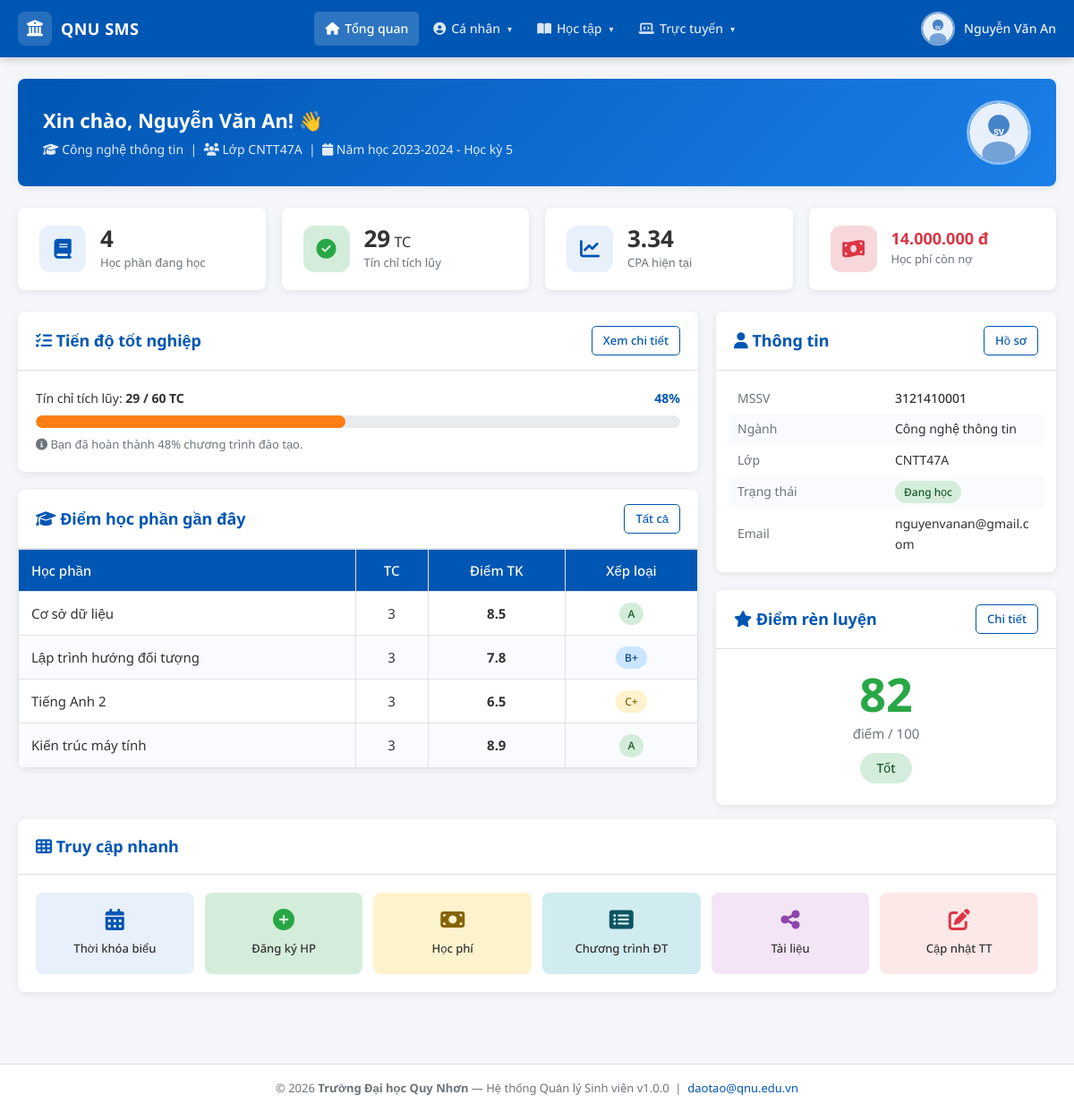
The page /student/dashboard.php (signed in) on the database its author committed.
### tables this page shows
CREATE TABLE IF NOT EXISTS `sinh_vien` (
  `id` INT AUTO_INCREMENT PRIMARY KEY,
  `user_id` INT NOT NULL,
  `ma_sv` VARCHAR(20) NOT NULL UNIQUE,
  `ho_ten` VARCHAR(100) NOT NULL,
  `ngay_sinh` DATE,
  `gioi_tinh` ENUM('Nam','Nữ','Khác') DEFAULT 'Nam',
  `dia_chi` TEXT,
  `email` VARCHAR(100),
  `so_dien_thoai` VARCHAR(15),
  `nganh` VARCHAR(100),
  `khoa` VARCHAR(100),
  `lop` VARCHAR(50),
  `nien_khoa` VARCHAR(20),
  `trang_thai` ENUM('Đang học','Tạm dừng','Tốt nghiệp','Thôi học') DEFAULT 'Đang học',
  `anh_dai_dien` VARCHAR(255) DEFAULT NULL,
  FOREIGN KEY (`user_id`) REFERENCES `users`(`id`) ON DELETE CASCADE
);

CREATE TABLE IF NOT EXISTS `diem_hoc_tap` (
  `id` INT AUTO_INCREMENT PRIMARY KEY,
  `sinh_vien_id` INT NOT NULL,
  `hoc_phan_id` INT NOT NULL,
  `hoc_ky` INT NOT NULL,
  `nam_hoc` VARCHAR(20) NOT NULL,
  `diem_cc` FLOAT DEFAULT NULL COMMENT 'Điểm chuyên cần (10%)',
  `diem_gk` FLOAT DEFAULT NULL COMMENT 'Điểm giữa kỳ (30%)',
  `diem_ck` FLOAT DEFAULT NULL COMMENT 'Điểm cuối kỳ (60%)',
  `diem_tong` FLOAT DEFAULT NULL COMMENT 'Điểm tổng kết (thang 10)',
  `diem_chu` VARCHAR(5) DEFAULT NULL COMMENT 'A+, A, B+, B, ...',
  `diem_he4` FLOAT DEFAULT NULL COMMENT 'Điểm hệ 4',
  UNIQUE KEY `unique_diem` (`sinh_vien_id`,`hoc_phan_id`,`hoc_ky`,`nam_hoc`),
  FOREIGN KEY (`sinh_vien_id`) REFERENCES `sinh_vien`(`id`) ON DELETE CASCADE,
  FOREIGN KEY (`hoc_phan_id`) REFERENCES `hoc_phan`(`id`) ON DELETE CASCADE
);

CREATE TABLE IF NOT EXISTS `hoc_phan` (
  `id` INT AUTO_INCREMENT PRIMARY KEY,
  `ma_hp` VARCHAR(20) NOT NULL UNIQUE,
  `ten_hp` VARCHAR(150) NOT NULL,
  `so_tin_chi` INT NOT NULL DEFAULT 3,
  `loai` ENUM('Bắt buộc','Tự chọn','Đại cương') DEFAULT 'Bắt buộc',
  `hoc_ky` INT NOT NULL DEFAULT 1,
  `nien_khoa` VARCHAR(20),
  `thu` TINYINT DEFAULT NULL COMMENT '2=Thứ 2, ..., 8=Chủ nhật',
  `tiet_bat_dau` TINYINT DEFAULT NULL,
  `so_tiet` TINYINT DEFAULT NULL,
  `phong_hoc` VARCHAR(50) DEFAULT NULL,
  `giang_vien` VARCHAR(100) DEFAULT NULL,
  `si_so_toi_da` INT DEFAULT 50,
  `si_so_hien_tai` INT DEFAULT 0,
  `ma_hp_tien_quyet` VARCHAR(20) DEFAULT NULL
);

CREATE TABLE IF NOT EXISTS `diem_ren_luyen` (
  `id` INT AUTO_INCREMENT PRIMARY KEY,
  `sinh_vien_id` INT NOT NULL,
  `hoc_ky` INT NOT NULL,
  `nam_hoc` VARCHAR(20) NOT NULL,
  `diem` INT DEFAULT 0,
  `xep_loai` VARCHAR(30) DEFAULT NULL,
  `ghi_chu` TEXT,
  UNIQUE KEY `unique_rl` (`sinh_vien_id`,`hoc_ky`,`nam_hoc`),
  FOREIGN KEY (`sinh_vien_id`) REFERENCES `sinh_vien`(`id`) ON DELETE CASCADE
);

### student/dashboard.php (the view, shortened to what the rows shown need)
<?php
require_once ROOT . '/includes/session.php';
$sv = getCurrentStudent();
$db  = getDB();
$sid = (int)$sv['id'];
$r6 = $db->query("SELECT diem, xep_loai FROM diem_ren_luyen
    WHERE sinh_vien_id = $sid ORDER BY id DESC LIMIT 1");
$drl = $r6->fetch_assoc();
$r7 = $db->query("SELECT d.*, hp.ten_hp, hp.so_tin_chi
    FROM diem_hoc_tap d JOIN hoc_phan hp ON hp.id = d.hoc_phan_id
    WHERE d.sinh_vien_id = $sid AND d.diem_tong IS NOT NULL
    ORDER BY d.id DESC LIMIT 4");
$diem_recent = $r7->fetch_all(MYSQLI_ASSOC);
require_once ROOT . '/includes/header.php';
?>
<?php require_once ROOT . '/includes/navbar_student.php'; ?>
<div class="student-wrapper">
  <div class="student-container">
    <div class="welcome-banner fade-in">
      <div>
        <h2>Xin chào, <?= e($sv['ho_ten']) ?>! 👋</h2>
        <p>
          <i class="fas fa-graduation-cap"></i> <?= e($sv['nganh']) ?> &nbsp;|&nbsp;
          <i class="fas fa-users"></i> Lớp <?= e($sv['lop']) ?> &nbsp;|&nbsp;
          <i class="fas fa-calendar"></i> Năm học <?= NAM_HOC_HIEN_TAI ?> - Học kỳ <?= HOC_KY_HIEN_TAI ?>
        </p>
      </div>
    </div>
    <div class="content-grid">
      <div>
        <div class="card fade-in">
          <div class="card-body" style="padding:0">
            <?php if (empty($diem_recent)): ?>
              <p class="text-muted" style="padding:20px;text-align:center;">Chưa có điểm học phần.</p>
            <?php else: ?>
            <div class="table-wrap">
            <table>
              <thead><tr>
                <th>Học phần</th>
                <th style="text-align:center">TC</th>
                <th style="text-align:center">Điểm TK</th>
                <th style="text-align:center">Xếp loại</th>
              </tr></thead>
              <tbody>
              <?php foreach ($diem_recent as $d): ?>
                <tr>
                  <td><?= e($d['ten_hp']) ?></td>
                  <td style="text-align:center"><?= (int)$d['so_tin_chi'] ?></td>
                  <td style="text-align:center;font-weight:700"><?= number_format((float)$d['diem_tong'], 1) ?></td>
                  <td style="text-align:center">
                    <span class="badge badge-<?= badgeDiemChu($d['diem_chu'] ?? 'F') ?>">
                      <?= e($d['diem_chu'] ?? 'F') ?>
                    </span>
                  </td>
                </tr>
              <?php endforeach; ?>
              </tbody>
            </table>
            </div>
            <?php endif; ?>
          </div>
        </div>
      </div>
      <div>
        <div class="card mb-20 fade-in">
          <div class="card-body" style="padding:14px">
            <table style="border:none;font-size:14px;">
              <tr>
                <td style="border:none;padding:6px 10px;color:var(--text-muted);width:50%">MSSV</td>
                <td style="border:none;padding:6px 10px;font-weight:500"><?= e($sv['ma_sv']) ?></td>
              </tr>
              <tr>
                <td style="border:none;padding:6px 10px;color:var(--text-muted)">Ngành</td>
                <td style="border:none;padding:6px 10px"><?= e($sv['nganh']) ?></td>
              </tr>
              <tr>
                <td style="border:none;padding:6px 10px;color:var(--text-muted)">Lớp</td>
                <td style="border:none;padding:6px 10px"><?= e($sv['lop']) ?></td>
              </tr>
              <tr>
                <td style="border:none;padding:6px 10px">
                  <span class="badge badge-success"><?= e($sv['trang_thai']) ?></span>
                </td>
              </tr>
              <tr>
                <td style="border:none;padding:6px 10px;color:var(--text-muted)">Email</td>
                <td style="border:none;padding:6px 10px;word-break:break-all"><?= e($sv['email'] ?? '—') ?></td>
              </tr>
            </table>
          </div>
        </div>
        <div class="card fade-in">
          <div class="card-body" style="text-align:center;padding:24px">
            <?php if ($drl): ?>
              <?php
                $drl_color = $drl['diem'] >= 80 ? 'var(--success)' : ($drl['diem'] >= 65 ? 'var(--primary)' : ($drl['diem'] >= 50 ? 'var(--warning)' : 'var(--danger)'));
              ?>
              <div style="font-size:52px;font-weight:700;color:<?= $drl_color ?>;line-height:1">
                <?= (int)$drl['diem'] ?>
              </div>
              <div style="font-size:15px;color:var(--text-muted);margin-top:6px">điểm / 100</div>
              <span class="badge badge-<?= $drl['diem'] >= 80 ? 'success' : ($drl['diem'] >= 65 ? 'primary' : 'warning') ?>"
                    style="margin-top:10px;font-size:14px;padding:6px 18px">
                <?= e($drl['xep_loai'] ?? '') ?>
              </span>
            <?php else: ?>
              <p class="text-muted">Chưa có điểm rèn luyện.</p>
            <?php endif; ?>
          </div>
        </div>
      </div>
    </div>
  </div>
</div>
<?php require_once ROOT . '/includes/footer.php'; ?>

### includes/navbar_student.php (shortened to what the rows shown need)
<?php
$_base = BASE_URL;
$_name = isset($sv) ? e($sv['ho_ten']) : 'Sinh viên';
$_avatar = (isset($sv) && !empty($sv['anh_dai_dien']))
         ? $_base . '/uploads/' . e($sv['anh_dai_dien'])
         : $_base . '/assets/img/default-avatar.svg';
?>
<nav class="student-navbar" role="navigation" aria-label="Main navigation">
  <div class="navbar-inner">
    <div class="navbar-user" id="userMenu">
      <img src="<?= $_avatar ?>" alt="Avatar" class="user-avatar" id="userAvatarToggle">
      <span class="user-name"><?= $_name ?></span>
    </div>
  </div>
</nav>

### rows shown on the page
sinh_vien: ho_ten "Nguyễn Văn An", nganh "Công nghệ thông tin", lop "CNTT47A", ma_sv "3121410001", trang_thai "Đang học", email "nguyenvanan@gmail.com"
diem_hoc_tap: hoc_phan.ten_hp "Cơ sở dữ liệu", hoc_phan.so_tin_chi "3", diem_tong "8.5", diem_chu "A"
diem_hoc_tap: hoc_phan.ten_hp "Lập trình hướng đối tượng", hoc_phan.so_tin_chi "3", diem_tong "7.8", diem_chu "B+"
diem_hoc_tap: hoc_phan.ten_hp "Tiếng Anh 2", hoc_phan.so_tin_chi "3", diem_tong "6.5", diem_chu "C+"
diem_hoc_tap: hoc_phan.ten_hp "Kiến trúc máy tính", hoc_phan.so_tin_chi "3", diem_tong "8.9", diem_chu "A"
diem_ren_luyen: diem "82", xep_loai "Tốt"

### other values the page prints
NAM_HOC_HIEN_TAI "2023-2024"
HOC_KY_HIEN_TAI "5"
$hp_hk "4"
$tc_dat "29"
$cpa "3.34"
formatMoney($hoc_phi_no) "14.000.000 đ"
$tc_total "60"
$pct "48"
$lk['label'] "Thời khóa biểu"
$lk['label'] "Đăng ký HP"
$lk['label'] "Học phí"
$lk['label'] "Chương trình ĐT"
$lk['label'] "Tài liệu"
$lk['label'] "Cập nhật TT"
APP_VERSION "1.0.0"
